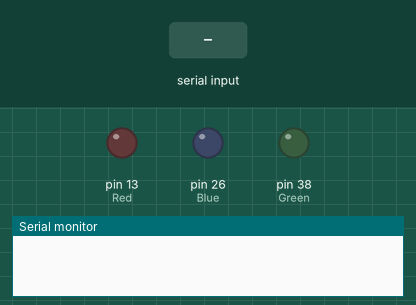
Recording of a sketch running on a simulated Arduino Mega 2560, built with avr-gcc and run on an emulated ATmega2560. Shown: output pins drawn as LEDs (lit = HIGH), the last lines printed to the serial monitor. The test bench sets the inputs (shaded band). Random numbers use the default seed unless the sketch sets one.

Above: at 0.1 s.
At 2.0 s:
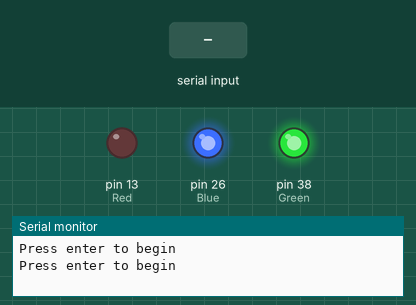
2.1 s: "90,45\n" received over Serial
At 3.1 s:
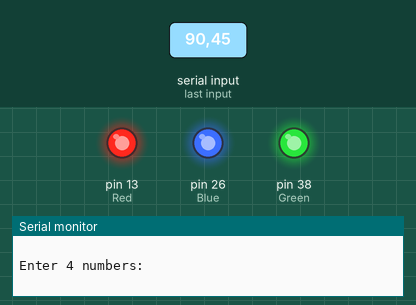
4.0 s: "30,150\n" received over Serial
5.5 s: "90\n" received over Serial
Timing chart, 0 to 8.5 s (numbered marks = the images above; inputs shaded):
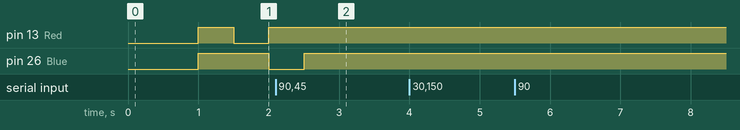

The sketch:

Moo.ino
```cpp
// Moo game
// Back in 1975 I found this program
// It was written in BASIC at the time
// Reproduced here for your enjoyment
//

#include <Arduino.h>

// Butterfly
#define Green 38
#define Red 13
#define Blue 26


int num[] = {0, 1, 2, 3, 4, 5, 6, 7, 8, 9};
int ans[4];
int cows;
int bulls;
int guesses;
int guess;
int games;
float average;

void instructions()
{
  Serial.println("The microcontroller has picked a 4 digit code using the numbers 0 to 9");
  Serial.println("None of the numbers repeat in the combination");
  Serial.println("For each number you guess that is one of the numbers in the combination");
  Serial.println("you will get one cow.  For each number in the combination that is in the");
  Serial.println("correct position you will get one bull.");
  Serial.println("The object is to get 4 bulls in 7 tries or less!");
  Serial.println("You have a 1 in 5,000 chance of picking the right code in one try.");
}

void makecode()
{
  int x = random(10);
  for (int i=0;i<10;i++)
  {
    x = random(10);
    int s = num[i];
    num[i] = num[x];
    num[x] = s;
  }
//  for (int i=0;i<4;i++)
//    Serial.print(num[i]);
}

void get4()
{

  while (Serial.available() > 0)
    Serial.read();
  Serial.print("Enter 4 numbers: ");
  while (Serial.available() < 4);
  for (int i=0;i<4;i++)
    ans[i] = Serial.read() - '0';
}

void LED(int n)
{
  switch (n)
  {
    case 0: digitalWrite(Green, LOW);
            digitalWrite(Red, HIGH);
            digitalWrite(Blue, HIGH);
            break;
    case 1: digitalWrite(Green, HIGH);
            digitalWrite(Red, LOW);
            digitalWrite(Blue, HIGH);
            break;
    case 2: digitalWrite(Green, HIGH);
            digitalWrite(Red, HIGH);
            digitalWrite(Blue, LOW);
            break;
    default:digitalWrite(Green, HIGH);
            digitalWrite(Red, HIGH);
            digitalWrite(Blue, HIGH);
  }
}

void setup() {
  pinMode(Green, OUTPUT);
  pinMode(Red, OUTPUT);
  pinMode(Blue, OUTPUT);

  delay(1000);

  makecode();
  Serial.begin(38400);
  int i = 0;
  while (Serial.available() == 0)
  {
    Serial.println("Press enter to begin");
    LED(i++);
    if (i > 2)
      i = 0;
    makecode();
    delay(500);
  }
  LED(3);
  Serial.println(" ");
  instructions();
  Serial.println(" ");
  guesses = 0;
  guess = 0;
  games = 0;
}

void loop() {
  bulls = 0;
  cows = 0;
  get4();
  guess++;
  Serial.print(" ");Serial.print(guess);Serial.print(") ");
  for (int i=0;i<4;i++)
  {
    Serial.print(ans[i]);
  }
  Serial.print(" ---> ");

  for (int i=0;i<4;i++)
  {
    for (int j=0;j<4;j++)
      if (ans[i] == num[j])
        if (i == j)
          bulls++;
        else
          cows++;

  }
  for (int i=0;i<bulls;i++)
    Serial.print("B");
  for (int i=0;i<cows;i++)
    Serial.print("C");
  if (bulls == 4)
  {
    Serial.print(" You got the code! ");
    games++;
    guesses = guesses + guess;
    average = (float)guesses / games;
    Serial.print("Games: ");Serial.print(games);Serial.print(" Average: ");Serial.println(average);
    Serial.print("<<<New code>>>");
    makecode();
    guess = 0;
  }
  Serial.println(" ");
}
```
